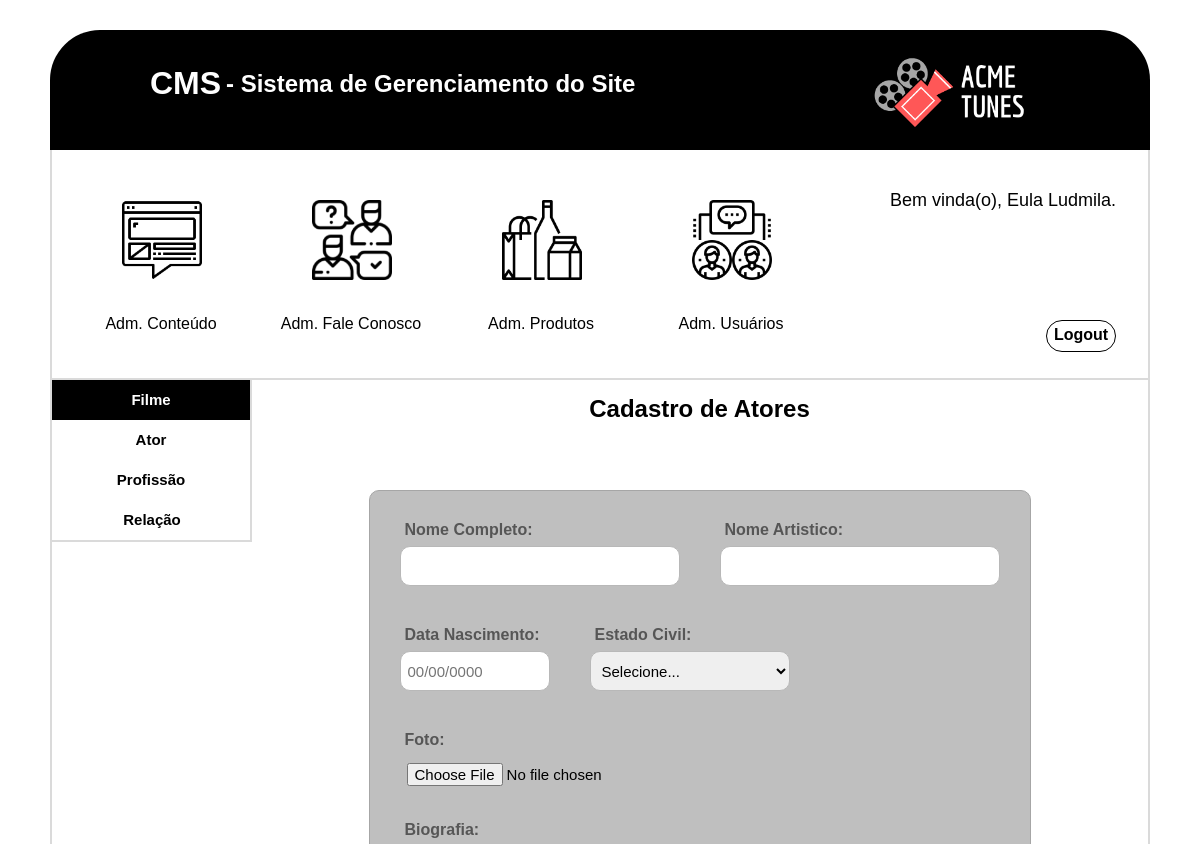
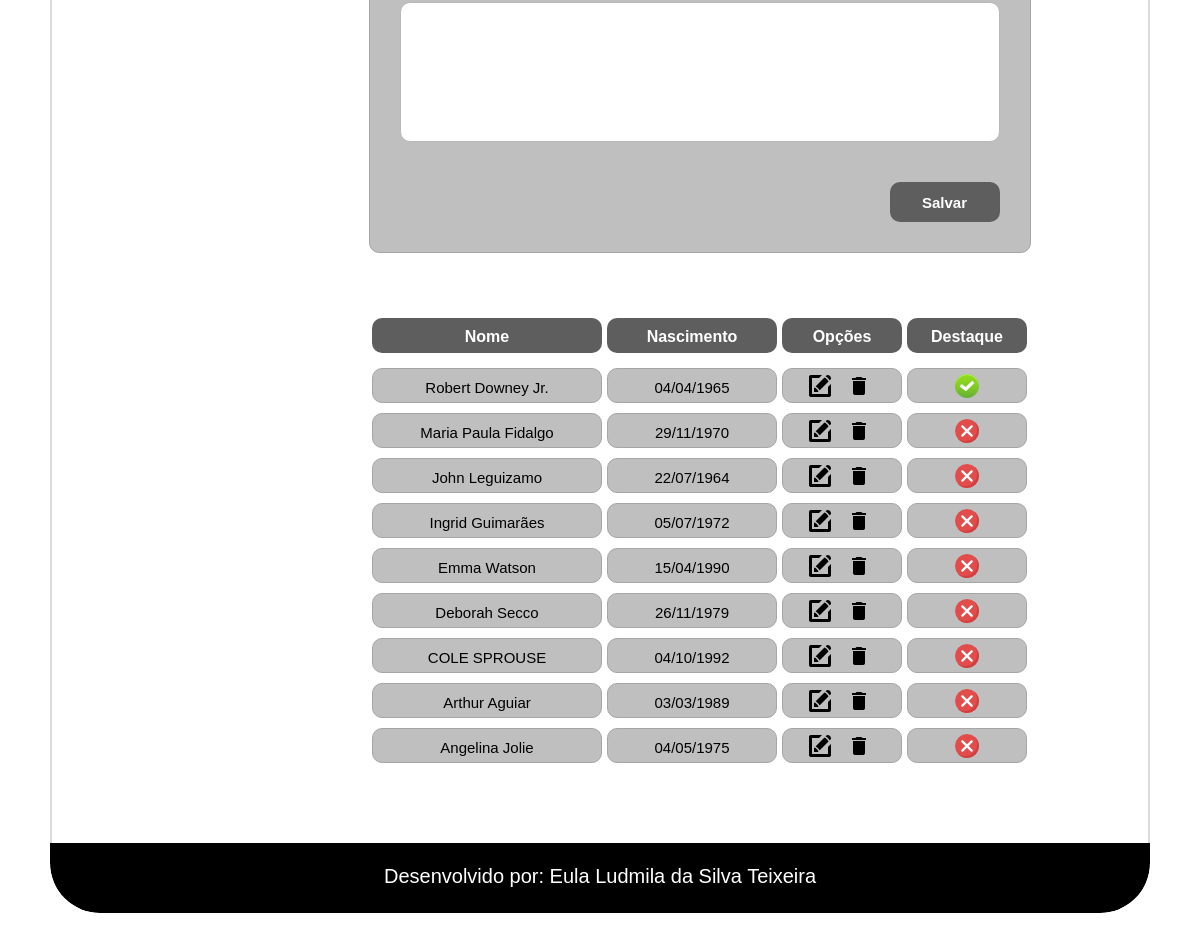
/cms/ator.php (signed in), run on the app's committed database (2 pictures, top to bottom).
### tables this page shows
CREATE TABLE `tbl_ator` (
  `cod_ator` int(11) NOT NULL AUTO_INCREMENT,
  `nome_artistico` varchar(100) NOT NULL,
  `nome_completo` varchar(200) NOT NULL,
  `data_nascimento` date DEFAULT NULL,
  `foto` varchar(255) NOT NULL,
  `biografia` mediumtext NOT NULL,
  `ativo_ator_mes` tinyint(1) NOT NULL DEFAULT '0',
  `ativo_ator` tinyint(1) NOT NULL DEFAULT '0',
  `cod_estado_civil` int(11) NOT NULL,
  PRIMARY KEY (`cod_ator`),
  KEY `fk_ator_cod_estado_civil_idx` (`cod_estado_civil`),
  CONSTRAINT `fk_ator_cod_estado_civil` FOREIGN KEY (`cod_estado_civil`) REFERENCES `tbl_estado_civil` (`cod_estado_civil`)
);

### cms/ator.php (the view, shortened to what this page needs)
<?php
  $conexao = conexaoMysql();
  $nome_artistico = null;
  $nome_completo = null;
  $biografia = null;
  $dt_nasc = null;
  $cod_estado_civil = 0;
  $img = "img/cancel.png";
  $legenda = "Desativado";
  $modo = null;
  $botao = "Salvar";
?>
<!doctype html>
<html>
    <head>
        <link href="css/ator.css" type="text/css" rel="stylesheet">
        <link href="css/formatacao.css" type="text/css" rel="stylesheet">
        <link href="css/cabecalho_menu_adm.css" type="text/css" rel="stylesheet">
        <link href="css/rodape.css" type="text/css" rel="stylesheet">
    </head>
    <body>
        <div id="caixa_conteudo">
            <div id="conteudo" class="center">
                <?php include('cabecalho_menu_adm.php')?>
                <div class="itens">
                    <div id="menu_cadastro">
                        <a href="filme.php">
                            <div class="menu menu_filme">
                                 Filme
                            </div>
                        </a>
                        <a href="ator.php">
                            <div class="menu menu_opcoes">
                                 Ator
                            </div>
                        </a>
                        <a href="profissao.php">
                            <div class="menu menu_opcoes">
                                  Profissão
                            </div>
                        </a>
                        <div class="menu menu_opcoes">
                             Relação
                        </div>
                    </div>
                    <div class="cadastro">
                        <div class="titulo_ator"><h2>Cadastro de Atores</h2></div>
                        <div class="cadastro_ator center">
                            <form action="ator.php" method="post" name="frm_ator_mes" enctype="multipart/form-data">
                                <div class="form_nome_completo">
                                    <div class="form_texto_usuario">
                                        <label>Nome Completo:</label>
                                    </div>
                                    <div class="form_caixa_usuario">
                                        <input name="txt_nome_completo" class="txtNomeCompleto" type="text" value="<?php echo($nome_completo)?>" onkeypress="return ValidarNumero(event);" required maxlength="200" autocomplete="off">
                                    </div>
                                </div>
                                <div class="form_nome_artistico">
                                    <div class="form_texto_usuario">
                                        <label>Nome Artistico:</label>
                                    </div>
                                    <div class="form_caixa_usuario">
                                        <input name="txt_nome_artistico" class="txtNomeArtistico" type="text" value="<?php echo($nome_artistico)?>" onkeypress="return ValidarNumero(event);" required maxlength="100" autocomplete="off">
                                    </div>
                                </div>
                                <div class="form_data_nasc">
                                    <div class="form_texto_usuario">
                                        <label>Data Nascimento:</label>
                                    </div>
                                    <div class="form_caixa_usuario">
                                        <input name="txt_data_nascimento" class="txtDataNasc" id="txt-data-nasc" type="type" onkeypress="return ValidarLetra(event)" onkeyup="return mascaraDataNascimento();" value="<?php echo($dt_nasc)?>" pattern="^\d{2}[/]\d{2}[/]\d{4}$"  placeholder="00/00/0000" required autocomplete="off">
                                    </div>
                                </div>
                                    <div class="form_estado_civil">
                                        <div class="form_texto_usuario">
                                            <label>Estado Civil:</label>
                                        </div>
                                        <div class="form_caixa_usuario">
                                            <select name="slt_estado_civil" class="txtEstadoCivil" required>
                                                <?php
                                                    if($modo == 'buscar'){
                                                ?>
                                                <option value="<?php echo($cod_estado_civil)?>" selected><span><?php echo($estado_civil)?></span></option>
                                                <?php
                                                    }else{
                                                ?>
                                                <option value="" selected><span>Selecione...</span></option>
                                                <?php
                                                    }
                                                    ?>
                                            </select>
                                        </div>
                                    </div>
                                <div class="form_foto">
                                    <div class="form_texto_usuario">
                                        <label>Foto:</label>
                                    </div>
                                    <div class="form_caixa_usuario">
                                      <?php
                                        if($botao == "Salvar"){
                                      ?>
                                        <input name="fle_foto" class="txtFoto" title="Selecione uma imagem" type="file" accept="image/*" required>
                                      <?php
                                        }else{
                                      ?>
                                        <input name="fle_foto" class="txtFoto" title="Selecione uma imagem" type="file" accept="image/*">
                                      <?php
                                        }
                                      ?>
                                    </div>
                                </div>
                                <div class="form_biografia">
                                    <div class="form_texto_usuario">
                                        <label>Biografia:</label>
                                    </div>
                                    <div class="form_caixa_usuario">
                                        <textarea name="txt_biografia_ator" class="txtBiografiaAtor" type="text" required><?php echo($biografia)?></textarea>
                                    </div>
                                </div>
                                <div class="botao_form">
                                    <input type="submit" name="btnEnviar" class="form_btn" value="<?php echo($botao)?>">
                                </div>
                            </form>
                        </div>
                        <div class="tabela center">
                            <div class="linha_titulo">
                                <div class="titulo_form">
                                    <h4>Nome</h4>
                                </div>
                                <div class="titulo_data">
                                    <h4>Nascimento</h4>
                                </div>
                                <div class="titulo_opcoes">
                                    <h4>Opções</h4>
                                </div>
                                <div class="titulo_destaque">
                                    <h4>Destaque</h4>
                                </div>
                            </div>
                            <?php
                                $sql = "SELECT * FROM tbl_ator ORDER BY nome_artistico desc";
                                $select = mysqli_query($conexao,$sql);
                                while($rsatores = mysqli_fetch_array($select)){
                                $data_nascimento = explode("-", $rsatores['data_nascimento']);
                                $dt_nasc = $data_nascimento[2]."/".$data_nascimento[1]."/".$data_nascimento[0];
                                  if($rsatores['ativo_ator_mes'] == 1){
                                    $img = "img/ok.png";
                                    $legenda = "Ativado";
                                  }elseif($rsatores['ativo_ator_mes'] == 0){
                                    $img = "img/cancel.png";
                                    $legenda = "Desativado";
                                  }
                            ?>
                                <div class="informacoes_form">
                                    <div class="linha_informacao">
                                        <span><?php echo($rsatores['nome_artistico'])?></span>
                                    </div>
                                    <div class="linha_data">
                                        <span><?php echo($dt_nasc)?></span>
                                    </div>
                                    <div class="linha_botao">
                                        <figure class="editar">
                                            <a href="ator.php?modo=buscar&id=<?php echo($rsatores['cod_ator'])?>">
                                                <img src="img/iconfinder_new-24_103173.png" alt="Editar" title="Editar" class="botao" >
                                            </a>
                                        </figure>
                                        <figure class="excluir">
                                            <a href="ator.php?modo=excluir&id=<?php echo($rsatores['cod_ator'])?>&foto=<?php echo($rsatores['foto'])?>">
                                                <img src="img/ic_delete.png" alt="Excluir" title="Excluir" class="botao " onclick="return confirm('Tem certeza que deseja excluir?')">
                                            </a>
                                        </figure>
                                    </div>
                                    <div class="linha_destaque">
                                        <figure class="destaque center">
                                            <a href="ator.php?ativo_ator_mes=<?php echo($rsatores['ativo_ator_mes'])?>&id=<?php echo($rsatores['cod_ator'])?>">
                                                <img src="<?php echo($img)?>" alt="<?php echo($legenda)?>" title="<?php echo($legenda)?>" class="botao">
                                            </a>
                                        </figure>
                                    </div>
                                </div>
                            <?php
                                }
                            ?>
                        </div>
                    </div>
                </div>
                <?php include('rodape.php')?>
            </div>
        </div>
    </body>
</html>

### cms/css/formatacao.css (style rules this page uses)
p, h1,h2,h3,h4,li,ul,figure,body { margin: 0; padding: 0; }
.center { margin-left: auto; margin-right: auto; }
body { font-family: Helvetica; box-sizing: border-box; }
a { text-decoration: none; color: #000000; }
#menu_cadastro { width: 200px; min-height: 40px; height: auto; border-bottom: solid 2px #dadada; border-right: solid 2px #dadada; box-sizing: border-box; font-weight: bold; font-size: 15px; line-height: 2; float: left; }
.menu { width: inherit; height: 40px; text-align: center; box-sizing: border-box; padding-top: 5px; cursor: pointer; }
.menu_filme { background-color: #000000; color: #ffffff; }
.cadastro { width: 895px; min-height: 100px; height: auto; float: left; }

### data on the page
tbl_ator: nome_artistico "Robert Downey Jr.", data_nascimento "04/04/1965", shows a picture
tbl_ator: nome_artistico "Maria Paula Fidalgo", data_nascimento "29/11/1970"
tbl_ator: nome_artistico "John Leguizamo", data_nascimento "22/07/1964"
tbl_ator: nome_artistico "Ingrid Guimarães", data_nascimento "05/07/1972"
tbl_ator: nome_artistico "Emma Watson", data_nascimento "15/04/1990"
tbl_ator: nome_artistico "Deborah Secco", data_nascimento "26/11/1979"
tbl_ator: nome_artistico "COLE SPROUSE", data_nascimento "04/10/1992"
tbl_ator: nome_artistico "Arthur Aguiar", data_nascimento "03/03/1989"
tbl_ator: nome_artistico "Angelina Jolie", data_nascimento "04/05/1975"

### other printed values
$_SESSION['nome'] "Eula Ludmila"
